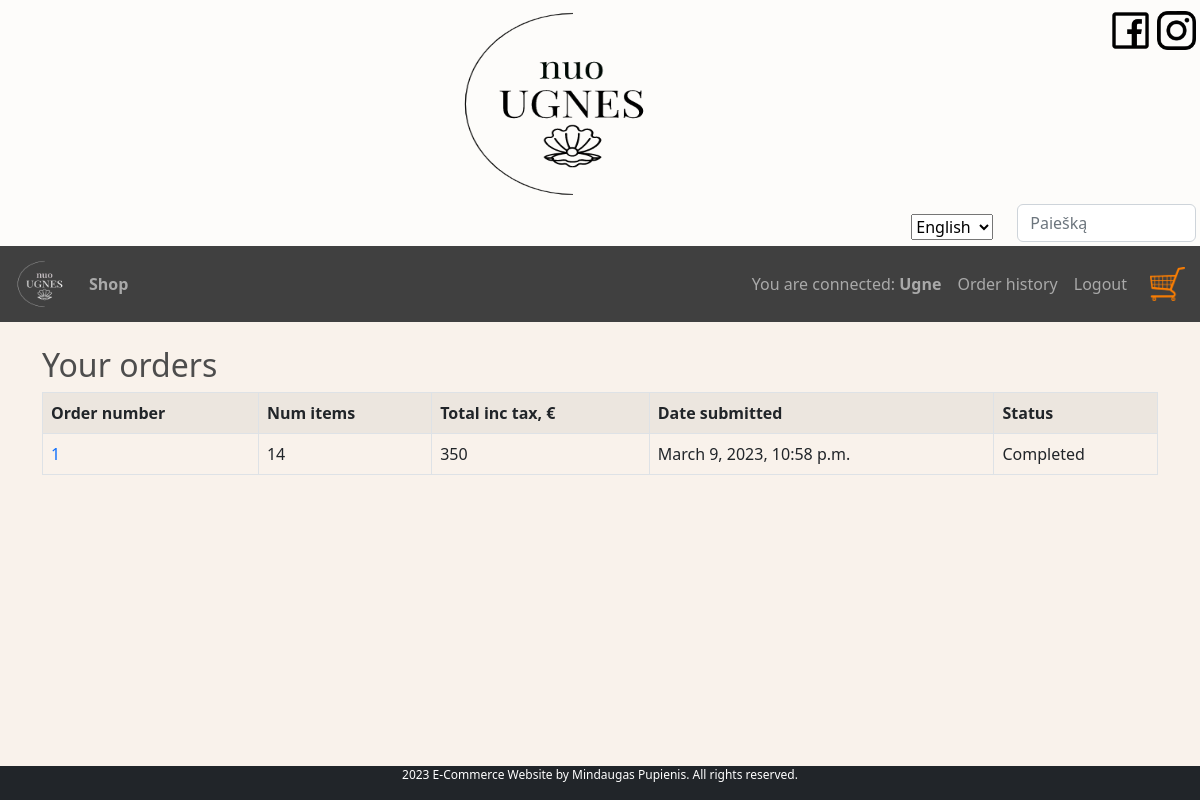
Screenshot of /orders/ (signed in) with the database file from the repository.
### shop/models.py (models this page shows, shortened)
class Order(models.Model):
    customer = models.ForeignKey(Customer, on_delete=models.CASCADE, blank=True, null=True)
    date_ordered = models.DateTimeField(auto_now_add=True)
    delivery = models.BooleanField(default=False)
    complete = models.BooleanField(default=False)
    transaction_id = models.CharField(max_length=30, null=True, blank=True)
    ORDER_STATUS = (
        ('p', _('Pending')),
        ('a', _('Approved')),
        ('c', _('Cancelled')),
        ('d', _('Completed')),
    )
    status = models.CharField(
    max_length=1,
    choices=ORDER_STATUS,
    blank=True,
    default='p',
    help_text=_('Status'),
    )
    def total(self):
        sum_total = 0
        lines = self.lines.all()
        for line in lines:
            sum_total += line.sum()
        return sum_total
    def total_qty(self):
        total_qty = 0
        lines = self.lines.all()
        for line in lines:
            total_qty += line.quantity
        return total_qty
    class Meta:
        verbose_name = _('Order')
        verbose_name_plural = _('Orders')
        ordering = ['-id']

class OrderLine(models.Model):
    product = models.ForeignKey(Product, on_delete=models.CASCADE, null=True)
    order = models.ForeignKey(Order, on_delete=models.CASCADE, null=True, related_name='lines')
    quantity = models.IntegerField(default=0, null=True, blank=True)
    date_added = models.DateTimeField(auto_now_add=True)
    def sum(self):
        total = self.product.price * self.quantity
        return total
    class Meta:
        verbose_name = _('Order Line')
        verbose_name_plural = _('Order Lines')

class Product(models.Model):
    name = models.CharField(_('Name'), max_length=150)
    price = models.IntegerField(_('Price'))
    description = models.TextField(_('Description'), null=True, blank=True)
    cover = models.ImageField(_('Cover'), upload_to='covers', null=True)
    category = models.ForeignKey(Category, on_delete=models.CASCADE, blank=True, null=True)
    CATEGORY_CHOICES = (
        ('1', _('Kita')),
        ('2', _('Auskarai')),
        ('3', _('Apyrankės')),
        ('4', _('Sagės')),
        ('5', _('Kaklo papuošalai')),
        ('6', _('Aksesuarai')),
        ('7', _('Dovanų kuponai')),
        ('8', _('Kalėdiniai vainikai')),
    )
    class Meta:
        verbose_name = _('Product')
        verbose_name_plural = _('Products')

### shop/views.py (the view)
# urls.py: path('orders/', views.UserOrdersListView.as_view(), name='orders'),
class UserOrdersListView(LoginRequiredMixin, generic.ListView):
    model = Order
    template_name = 'orders.html'
    def get_queryset(self):
        return Order.objects.filter(customer=self.request.user.customer, complete=True)

### shop/templates/orders.html (shortened to what this page needs)
{% extends "base.html" %}
{% load i18n %}
{% block content %}
{% load static %}
<h2>{% trans 'Your orders' %}</h2>
<table class="table table-striped table-bordered">
            <tbody><tr>
                <th>{% trans 'Order number' %}</th>
                <th>{% trans 'Num items' %}</th>
                <th>{% trans 'Total inc tax' %}, €</th>
                <th>{% trans 'Date submitted' %}</th>
                <th>{% trans 'Status' %}</th>
            </tr>
            {% for order in order_list %}
                <tr>
                    <td><a href="{% url 'order_detail' order.id %}">{{order.id}}</a></td>
                    <td>{{order.total_qty}}</td>
                    <td>{{order.total}}</td>
                    <td>{{order.date_ordered}}</td>
                    <td>{{order.get_status_display}}</td>
                </tr>
            {% endfor %}
        </tbody></table>
{% endblock %}

### shop/templates/base.html (shortened to what this page needs)
<!DOCTYPE html>
<html lang="lt">
<head>
  <link href="https://cdn.jsdelivr.net/npm/bootstrap@5.2.3/dist/css/bootstrap.min.css" rel="stylesheet">
    {% load static %}
  <link rel="stylesheet" href="{% static 'css/styles.css' %}">
</head>
<body>
{% load static %}
<div class="p-1 bg-white text-white text-center bg-opacity-75">
  <img src="{% static 'img/logo.png' %}" height="200" width="200" alt="nuo UGNES" title="nuo UGNES">
		  <a href="https://www.instagram.com/nuo_ugnes/">
			  <img src="{% static 'img/ig.png' %}" style="width:39px; height:39px; margin-top:7px" class="float-end"></a>
	<a href="https://www.facebook.com/profile.php?id=100063006373249">
			  <img src="{% static 'img/fb.png' %}" style="width:53px; height:53px;" class="float-end"></a>
 <div class="form-group row">
	<div class="col-sm-8"></div>
     <div class="col-sm-2">
         <div class="text-end" style="margin-top:10px">
        {% load i18n %}
      <form action="{% url 'set_language' %}" method="post">
        <select name="language" onchange="this.form.submit()">
          {% load static %}
          {% get_current_language as LANGUAGE_CODE %}
          {% get_available_languages as LANGUAGES %}
          {% for lang in LANGUAGES %}
          <option value="{{ lang.0 }}" {% if lang.0 == LANGUAGE_CODE %} selected="selected" {% endif %}>
            {{ lang.1 }}
          </option>
          {% endfor %}
        </select>
      </form>
    </div>
     </div>
	<div class="col-sm-2">
	<form action="{% url 'search' %}" method="get" class="float-bottom">
    <input name="query" class="form-control" type="text" placeholder="Paiešką">
    </form>
</div>
 </div>
</div>
	<nav class="navbar navbar-expand-lg navbar-dark" style="background:#404040">
	  <a class="navbar-brand" href="{% url 'shop' %}">
		  <img src="{% static 'img/whitelogo.png' %}" height="50" width="50" style="margin-left:15px;" >
	  </a>
	  <div class="collapse navbar-collapse" id="navbarSupportedContent">
	    <ul class="navbar-nav mr-auto">
	      <li class="nav-item active">
	        <a class="nav-link" href="{% url 'shop' %}"><strong>{% trans "Shop" %}</strong></a>
		  </li>
	    </ul>
		  <ul class="navbar-nav ms-auto">
      {% if user.is_authenticated %}
            <li class="nav-item"><a class="nav-link">{% trans "You are connected:" %} <b>{{ user.get_username }}</b></a></li>
            <li class="nav-item"><a class="nav-link" href="{% url 'orders' %}">{% trans "Order history" %}</a></li>
            <li class="nav-item"><a class="nav-link" href="{% url 'logout' %}">{% trans "Logout" %}</a></li>
          {% else %}
            <li class="nav-item"><a class="nav-link" href="{% url 'login'%}?next={{request.path}}">{% trans "Login" %}</a></li>
            <li class="nav-item"><a class="nav-link" href="{% url 'register'%}?next={{request.path}}">{% trans "Register" %}</a></li>
          {% endif %}
</ul>
	     	<a class="nav-link" href="{% url 'cart' %}">
	    		<img  id="cart-icon" src="{% static 'img/cart2.png' %}" style="margin-right:15px;">
            </a>
      </div>
	</nav>
     <div class="container">
            <br>
            {% block content %}
            {% endblock content %}
         </div>
<footer class="bg-dark fixed-bottom">
    <p class="text-white" style="font-size: 12px; text-align:center"> {% trans "2023 E-Commerce Website by Mindaugas Pupienis. All rights reserved." %}</p>
</footer>
</body>
</html>

### shop/static/css/styles.css (style rules this page uses)
body { background-color:#f9f2eb; margin-bottom: 40px!important; }
h1,h2,h3,h4,h5,h6 { color:hsl(0, 0%, 30%); }
#cart-icon { width:35px; display: inline-block; margin-left: 15px; }
a { text-decoration: none !important; }

### rows the page displays
Order: id "1", total_qty "14", total "350", date_ordered "March 9, 2023, 10:58 p.m.", status "Completed"

### other values shown
{{ user.get_username }} "Ugne"
form field language "English"
